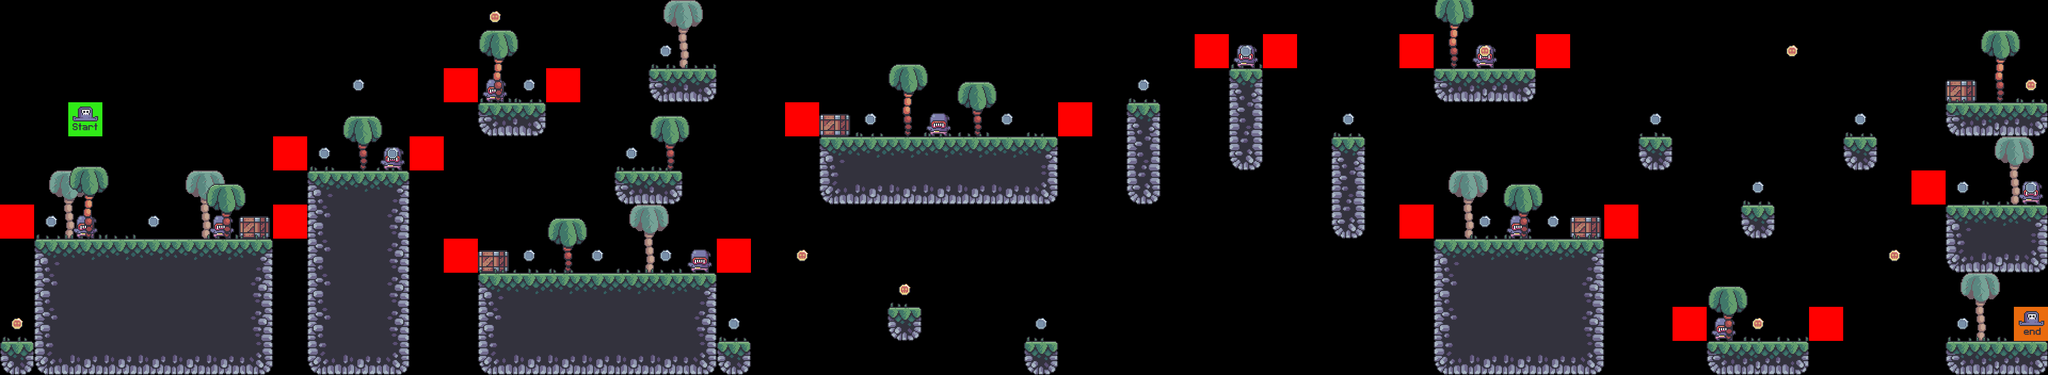

Below is a game level as drawn by its tile map, then a one-line description and the .tmx that defines it (tile-layer data replaced by summaries):
An orthogonal 60x11 tile map with 64x64 px tiles, 9 tile layers (bg_palms, terrrain, crates, grass, ...), 7 tilesets.

<map version="1.10" tiledversion="1.10.1" orientation="orthogonal" renderorder="right-down" width="60" height="11" tilewidth="64" tileheight="64" infinite="0" nextlayerid="10" nextobjectid="1">
 <editorsettings>
  <export target="Мой уровень/0/first_level.csv" format="csv" />
 </editorsettings>
 <tileset firstgid="1" source="Мой уровень/tilesets/terrain_tiles.tsx" />
 <tileset firstgid="17" source="Мой уровень/tilesets/coin_tiles.tsx" />
 <tileset firstgid="19" source="Мой уровень/tilesets/grass_tiles.tsx" />
 <tileset firstgid="24" source="Мой уровень/tilesets/palms.tsx" />
 <tileset firstgid="27" source="Мой уровень/tilesets/crate.tsx" />
 <tileset firstgid="28" source="Мой уровень/tilesets/setup_tiles.tsx" />
 <tileset firstgid="30" source="Мой уровень/tilesets/enemies_tile.tsx" />
 <layer id="5" name="bg_palms" width="60" height="11">
  <data>[660 cells, 7 non-empty, 1 distinct tile ids]</data>
 </layer>
 <layer id="1" name="terrrain" width="60" height="11">
  <data>[660 cells, 141 non-empty, 16 distinct tile ids]</data>
 </layer>
 <layer id="6" name="crates" width="60" height="11">
  <data>[660 cells, 5 non-empty, 1 distinct tile ids]</data>
 </layer>
 <layer id="3" name="grass" width="60" height="11">
  <data>[660 cells, 43 non-empty, 5 distinct tile ids]</data>
 </layer>
 <layer id="8" name="enemies" width="60" height="11">
  <data>[660 cells, 11 non-empty, 1 distinct tile ids]</data>
 </layer>
 <layer id="9" name="constrains" width="60" height="11">
  <data>[660 cells, 19 non-empty, 1 distinct tile ids]</data>
 </layer>
 <layer id="4" name="fg_palms" width="60" height="11">
  <data>[660 cells, 12 non-empty, 2 distinct tile ids]</data>
 </layer>
 <layer id="2" name="coins" width="60" height="11">
  <data>[660 cells, 36 non-empty, 2 distinct tile ids]</data>
 </layer>
 <layer id="7" name="player" width="60" height="11">
  <data>[660 cells, 2 non-empty, 2 distinct tile ids]</data>
 </layer>
</map>
